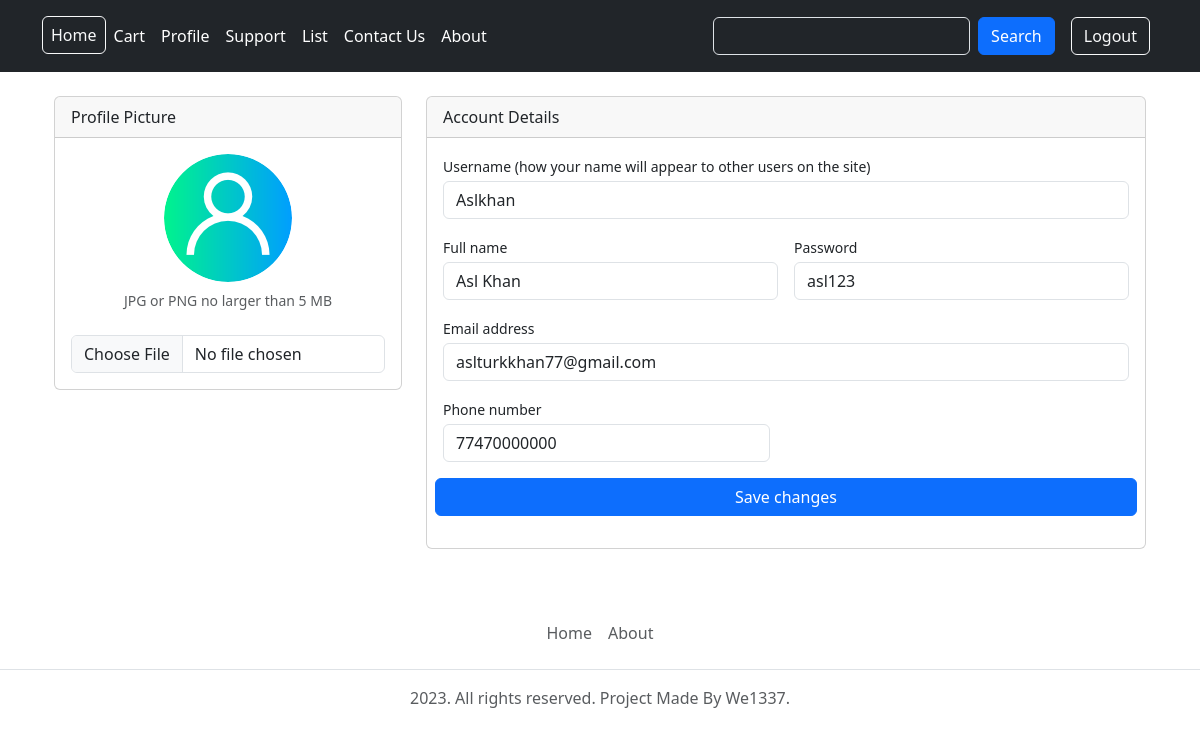
The app's page /profile.php (signed in) with its own data.
### tables this page shows
CREATE TABLE IF NOT EXISTS `register_table` (
  `register_id` INT(10) NOT NULL AUTO_INCREMENT,
  `register_full_name` VARCHAR(100) NOT NULL,
  `register_user_name` VARCHAR(50) NOT NULL,
  `register_password` VARCHAR(30) NOT NULL,
  `register_contact_number` VARCHAR(15) NOT NULL,
  `register_email` VARCHAR(60) NOT NULL,
  `register_question` VARCHAR(100) NOT NULL,
  `register_answer` VARCHAR(50) NOT NULL,
  `register_profile_picture` VARCHAR(50) NOT NULL DEFAULT 'profile_img/profile_default_picture.png',
  `register_time` VARCHAR(20) NOT NULL,
  PRIMARY KEY (`register_id`)
);

### profile.php (the view, shortened to what this page needs)
<?php
    include("includes/header.php");
    include("includes/connection.php");
    $id = $_SESSION['client']['id'];
    $query = "SELECT * FROM `register_table` WHERE `register_id` = $id";
    $result_user_name = mysqli_query($connection_database, $query);
    $row = mysqli_fetch_assoc($result_user_name);
?>
        <div class="container-xl px-4 mt-4">
            <div class="row">
                <div class="col-xl-4">
                    <form action="functions/profile_process.php" method="POST" enctype="multipart/form-data">
                        <div class="card mb-4 mb-xl-0">
                                <div class="card-header">Profile Picture</div>
                                    <div class="card-body text-center">
                                        <img class="img-account-profile rounded-circle mb-2" src="<?php echo $row['register_profile_picture'] ?>" alt>
                                        <div class="small font-italic text-muted mb-4">JPG or PNG no larger than 5 MB</div>
                                        <input name="file" type="file" class="form-control">
                                    </div>
                                </div>
                        </div>
                        <div class="col-xl-8">
                            <div class="card mb-4">
                                <div class="card-header">Account Details</div>
                                    <div class="card-body">
                                            <div class="mb-3">
                                                <label class="small mb-1" for="inputUsername">Username (how your name will appear to other users on the site)</label>
                                                <input name="username" class="form-control" type="text" placeholder="Enter your username" value="<?php echo $row['register_user_name']; ?>">
                                            </div>
                                            <div class="row gx-3 mb-3">
                                                <div class="col-md-6">
                                                    <label class="small mb-1" for="inputFullName">Full name</label>
                                                    <input name="fullname" class="form-control" type="text" placeholder="Enter your full name" value="<?php echo $row['register_full_name']; ?>">
                                                </div>
                                                <div class="col-md-6">
                                                    <label class="small mb-1" for="inputPassword">Password</label>
                                                    <input name="password" class="form-control" type="text" placeholder="Enter your Password" value="<?php echo $row['register_password']; ?>">
                                                </div>
                                            </div>
                                            <div class="row gx-3 mb-3">
                                                <div class="mb-3">
                                                    <label class="small mb-1" for="inputEmailAddress">Email address</label>
                                                    <input name="email" class="form-control" type="email" placeholder="Enter your email address" value="<?php echo $row['register_email']; ?>">
                                                </div>
                                                <div class="row gx-3 mb-3">
                                                    <div class="col-md-6">
                                                        <label class="small mb-1" for="inputPhone">Phone number</label>
                                                        <input name="contact" class="form-control" type="tel" placeholder="Enter your phone number" value="<?php echo $row['register_contact_number']; ?>">
                                                    </div>
                                                </div>
                                                <button class="btn btn-primary" type="submit" value="submit">Save changes</button>
                                            </div>
                                    </div>
                                </div>
                            </div>
                        </div>
                </div>
<?php
    include("includes/footer.php");
?>

### records on screen
register_table: register_profile_picture (placeholder picture), username "Aslkhan", fullname "Asl Khan", password "asl123", email "aslturkkhan77@gmail.com", contact "77470000000"
